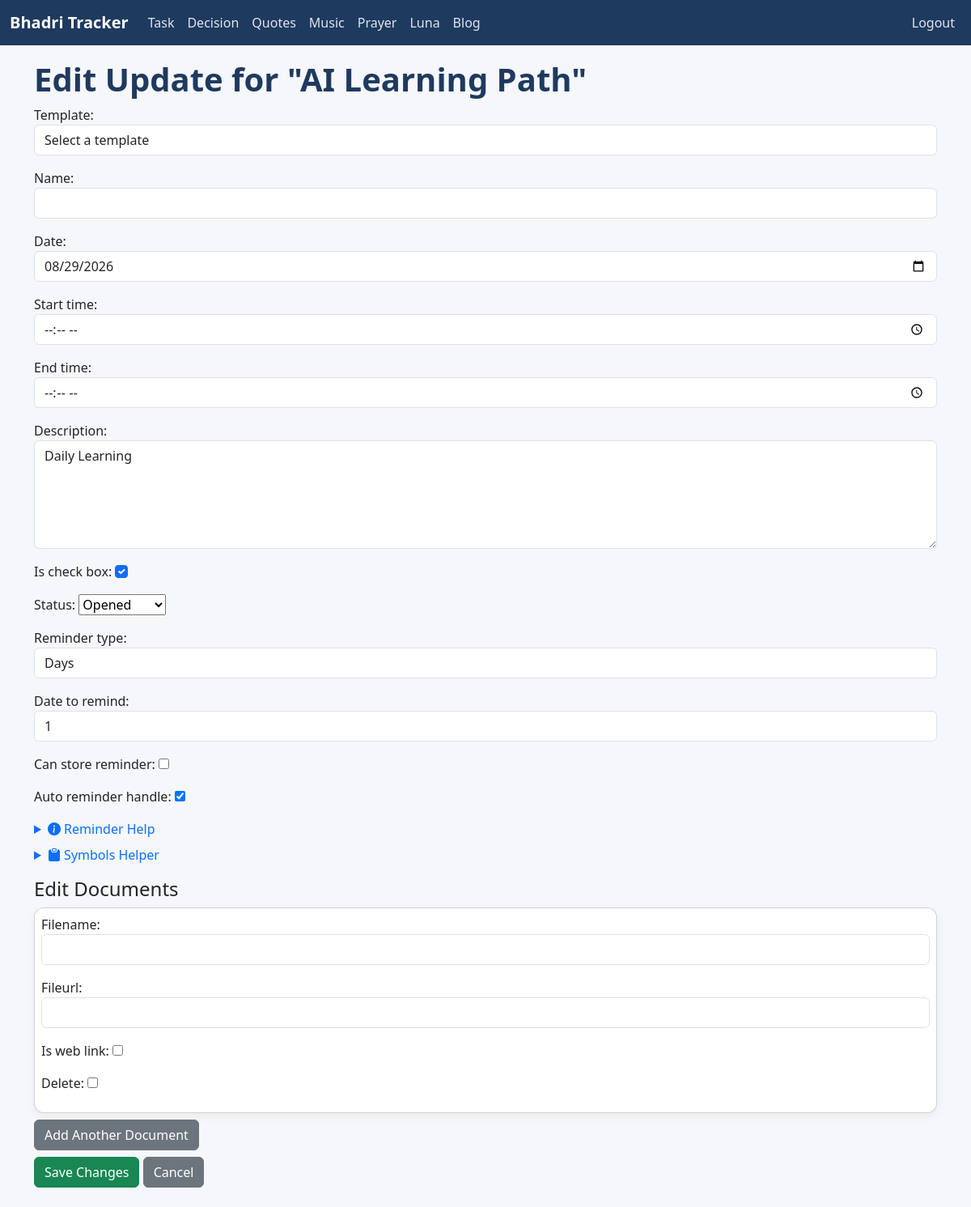
Page /update/825/edit/ (signed in) on the earlier database version.
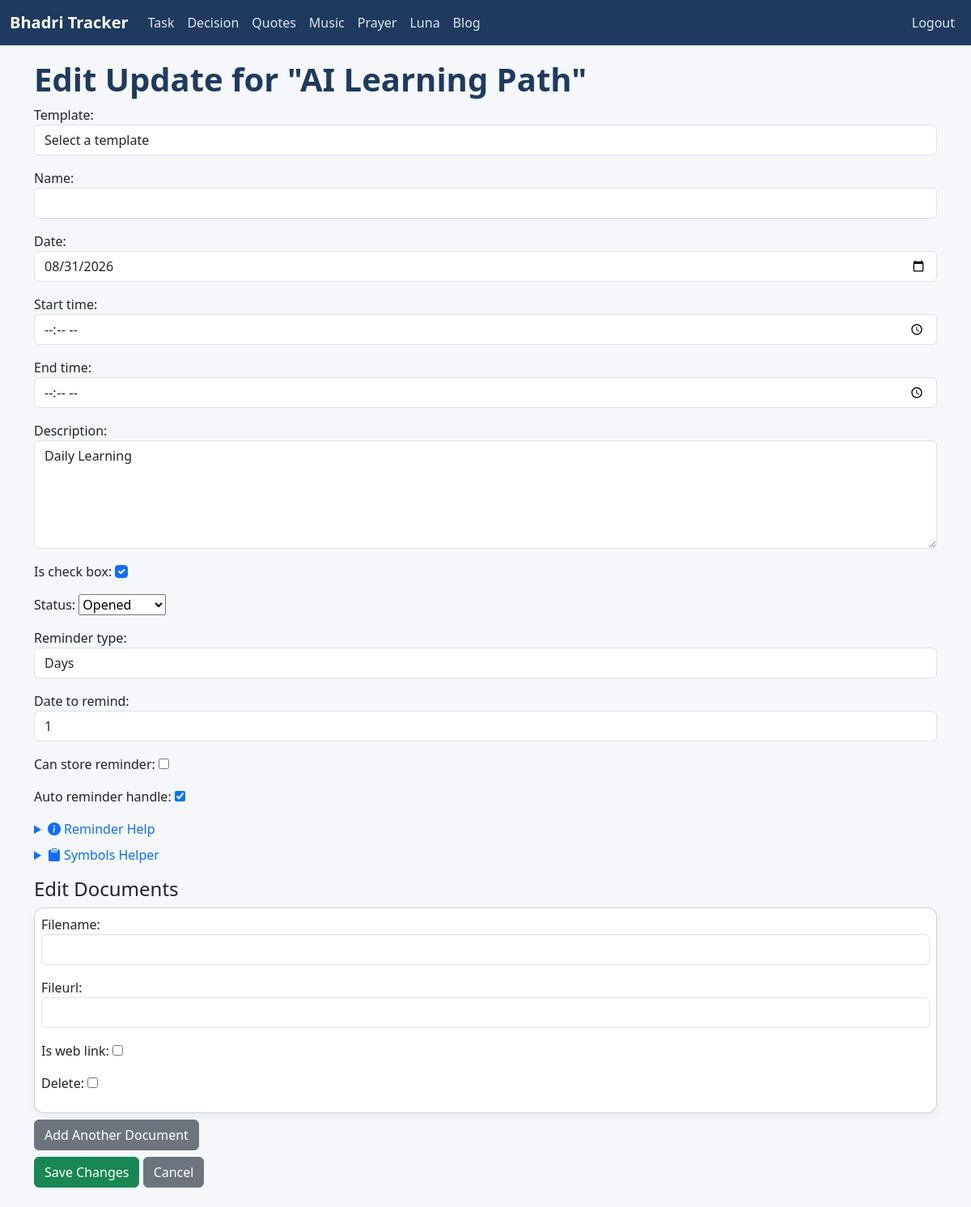
Same page on the later database version.
### tracker/models.py (models this page shows, shortened)
class Update(models.Model):
    STATUS_CHOICES = [
        ('Opened', 'Opened'),
        ('InProgress', 'In Progress'),
        ('Completed', 'Completed'),
        ('Cancelled', 'Cancelled')
    ]
    REMINDER_CHOICE = [
        ('Days', 'Days'),
        ('Workweek', 'Workweek'),
        ('Weekly', 'Weekly'),
        ('Monthly', 'Monthly'),
        ('Yearly', 'Yearly'),
    ]
    name = models.CharField(max_length=200, null=True, blank=True)
    task = models.ForeignKey(Task, on_delete=models.CASCADE, related_name='updates')
    date = models.DateField(default=timezone.localtime(), null=True, blank=True)
    start_time = models.TimeField(null=True, blank=True)
    end_time = models.TimeField(null=True, blank=True)
    description = models.TextField()
    is_check_box = models.BooleanField(default=False)
    status = models.CharField(max_length=20, choices=STATUS_CHOICES, default='Opened')
    reminder_type = models.CharField(max_length=20, choices=REMINDER_CHOICE, null=True, blank=True)
    can_store_reminder = models.BooleanField(default=False)
    date_to_remind = models.IntegerField(null=True, blank=True)
    auto_reminder_handle = models.BooleanField(default=True)

class Task(models.Model):
    STATUS_CHOICES = [
        ('Opened', 'Opened'),
        ('InProgress', 'In Progress'),
        ('Completed', 'Completed'),
        ('Cancelled', 'Cancelled'),
        ('Hold', 'Hold'),
    ]
    name = models.CharField(max_length=200)
    status = models.CharField(max_length=20, choices=STATUS_CHOICES, default='Opened')
    task_type = models.ForeignKey(TaskType, on_delete=models.CASCADE)
    started_date = models.DateField(default=timezone.localtime(), null=True, blank=True)
    created_date = models.DateField(auto_now_add=True)
    updated_date = models.DateField(auto_now=True)
    completed_date = models.DateField(null=True, blank=True)
    target_date = models.DateField(default=timezone.localtime(), null=True, blank=True)
    is_bookmark = models.BooleanField(default=False)
    is_private = models.BooleanField(default=False)
    is_important = models.BooleanField(default=False)
    is_template = models.BooleanField(default=False)

class UpdateTemplate(models.Model):
    name = models.CharField(max_length=200)
    description = models.TextField()
    def __str__(self):
        return self.name

### tracker/views.py (the view, shortened to what this page needs)
# urls.py: path('update/<int:pk>/edit/', views.UpdateEditView.as_view(), name='update_edit'),
class UpdateEditView(LoginRequiredMixin, View):
    def get(self, request, pk):
        update = get_object_or_404(Update, pk=pk)
        form = UpdateForm(instance=update)
        formset = DocumentFormSet(queryset=update.documents.all())
        symbols = Symbol.objects.filter(is_active=True)
        return render(request, 'tracker/update_form.html', {
            'form': form,
            'formset': formset,
            'update': update,
            'symbols': symbols
        })

### tracker/context_processors.py (called while the page is built)
def active_notifications(request):
    today = timezone.localdate()
    notifications = Notification.objects.filter(
        is_completed=False,
        date__gte=today,
        date__lte=today + timedelta(days=7)
    ).order_by('date')
    return {
        'active_notifications': notifications
    }

### templates/tracker/update_form.html (shortened to what this page needs)
{% extends 'base.html' %}
{% load static %}
{% block content %}
<h1>Edit Update for "{{ update.task.name }}"</h1>
<form method="POST">
  {{ form.as_p }}
  <details class="mb-2">
    <summary class="text-primary" style="cursor:pointer;">
        <i class="bi bi-info-circle-fill"></i> Reminder Help
    </summary>
  </details>
  <details class="mb-3">
    <summary class="text-primary">
        <i class="bi bi-clipboard-fill"></i> Symbols Helper
    </summary>
  </details>
  <h4>Edit Documents</h4>
  <div id="formset">
    {% for form in formset %}
      <div class="card mb-2 p-2">
        {{ form.as_p }}
      </div>
    {% endfor %}
  </div>
  <button type="button" class="btn btn-secondary mb-2" id="add-more">Add Another Document</button>
  <br>
  <button type="submit" class="btn btn-success">Save Changes</button>
  <a href="{% url 'tracker:update_list' update.task.id %}" class="btn btn-secondary">Cancel</a>
</form>
{% endblock %}

### templates/base.html (shortened to what this page needs)
{% load static %}
<!DOCTYPE html>
<html>
<head>
  <link href="https://cdn.jsdelivr.net/npm/bootstrap@5.3.3/dist/css/bootstrap.min.css" rel="stylesheet">
  <link rel="stylesheet" href="https://cdn.jsdelivr.net/npm/bootstrap-icons@1.11.1/font/bootstrap-icons.css">
  <link rel="stylesheet" href="{% static 'css/base.css' %}">
</head>
<body class="{% if active_notifications %}has-notification{% endif %}">
<nav class="navbar fixed-top navbar-expand-lg custom-navbar">
  <div class="container-fluid">
    <a class="navbar-brand text-light" href='{% url "tracker:task_list" %}'>Bhadri Tracker</a>
    {% if request.user.is_authenticated %}
      <div class="collapse navbar-collapse" id="navbarNav">
        <ul class="navbar-nav">
          <li class="nav-item">
            <a class="nav-link text-light" href="{% url 'tracker:task_list' %}">Task</a>
          </li>
        </ul>
        <ul class="navbar-nav">
          <li class="nav-item">
            <a class="nav-link text-light" href="{% url 'statements:decision_tree_list' %}">Decision</a>
          </li>
        </ul>
        <ul class="navbar-nav">
          <li class="nav-item">
            <a class="nav-link text-light" href="{% url 'tracker:quotes' %}">Quotes</a>
          </li>
        </ul>
        <ul class="navbar-nav">
          <li class="nav-item">
            <a class="nav-link text-light" href="{% url 'music:music_list' %}">Music</a>
          </li>
        </ul>
        <ul class="navbar-nav">
          <li class="nav-item">
            <a class="nav-link text-light" href="{% url 'tracker:prayer' %}">Prayer</a>
          </li>
        </ul>
        <ul class="navbar-nav">
          <li class="nav-item">
            <a class="nav-link text-light" href="{% url 'chat:conversation_list' %}">Luna</a>
          </li>
        </ul>
        <ul class="navbar-nav">
          <li class="nav-item">
            <a class="nav-link text-light" href="{% url 'blogs:blog_list' %}">Blog</a>
          </li>
        </ul>
      </div>
    {% endif %}
    <div class="collapse navbar-collapse" id="navbarNav">
      <ul class="navbar-nav ms-auto mb-2 mb-lg-0">
        {% if request.user.is_authenticated %}
        <li class="nav-item">
          <a class="nav-link" href='{% url "logout" %}'>Logout</a>
        </li>
        {% else %}
        <li class="nav-item">
          <a class="nav-link" href='{% url "login" %}'>Login</a>
        </li>
        {% endif %}
      </ul>
    </div>
  </div>
</nav>
<div class="container">
  <br />
  {% block content %}{% endblock %}
  <br />
</div>
<link href="https://cdn.jsdelivr.net/npm/select2@4.1.0-rc.0/dist/css/select2.min.css" rel="stylesheet" />
</body>
</html>

### static/css/base.css (style rules this page uses)
body { padding: 0 0px; padding-top: 50px; background-color: #f5f7fa; color: #212529; }
.custom-navbar { background-color: #1f3a5f; z-index: 1050; }
.custom-navbar .navbar-brand { font-weight: 600; color: #ffffff !important; }
.custom-navbar .nav-link { color: #e0e6ed !important; font-weight: 500; }
h1, h2, h3 { color: #1f3a5f; font-weight: 600; }
.card { border-radius: 12px; box-shadow: 0 4px 12px rgba(0,0,0,0.05); }

Differences in the rows shown:
changed Update "Daily Learning": date "08/29/2026" → "08/31/2026"
